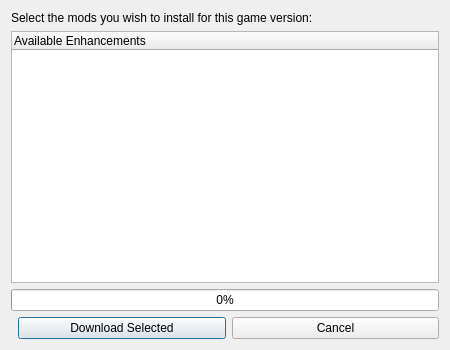
<?xml version="1.0" encoding="UTF-8"?>
<ui version="4.0">
 <class>ModDownloaderDialog</class>
 <widget class="QDialog" name="ModDownloaderDialog">
  <property name="geometry">
   <rect>
    <x>0</x>
    <y>0</y>
    <width>450</width>
    <height>350</height>
   </rect>
  </property>
  <property name="windowTitle">
   <string>Citron Mod Downloader</string>
  </property>
  <layout class="QVBoxLayout" name="verticalLayout">
   <item>
    <widget class="QLabel" name="label">
     <property name="text">
      <string>Select the mods you wish to install for this game version:</string>
     </property>
    </widget>
   </item>
   <item>
    <widget class="QTreeWidget" name="treeWidget">
	 <column>
	  <property name="text">
	   <string>Available Enhancements</string>
	  </property>
	 </column>
	</widget>
   </item>
   <item>
    <widget class="QProgressBar" name="progressBar">
     <property name="value">
      <number>0</number>
     </property>
     <property name="visible">
      <bool>false</bool>
     </property>
    </widget>
   </item>
   <item>
    <layout class="QHBoxLayout" name="horizontalLayout">
     <item>
      <spacer name="horizontalSpacer">
       <property name="orientation">
        <enum>Qt::Horizontal</enum>
       </property>
      </spacer>
     </item>
     <item>
      <widget class="QPushButton" name="buttonDownload">
       <property name="text">
        <string>Download Selected</string>
       </property>
      </widget>
     </item>
     <item>
      <widget class="QPushButton" name="buttonCancel">
       <property name="text">
        <string>Cancel</string>
       </property>
      </widget>
     </item>
    </layout>
   </item>
  </layout>
 </widget>
</ui>
